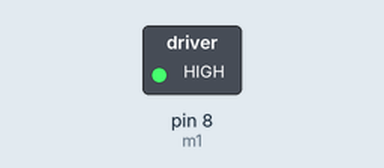
The sketch below on a simulated Arduino Uno, built with avr-gcc and run on an emulated ATmega328P. On the bench: switched loads named in the sketch (green lamp = pin HIGH).

Above: at 0.1 s.
Timing chart, 0 to 1.6 s (numbered marks = the images above):
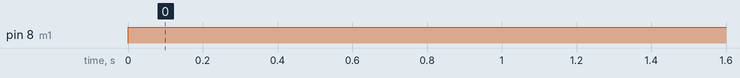

Measured:
- by itself, pin 8 (m1): LOW → HIGH at 0.00 s

The sketch:

drum_testNewDrum.ino
```cpp
const int m1 = 8; //motor pin

void setup() {
  // put your setup code here, to run once:
  pinMode(m1, OUTPUT);
}

void loop() {
  // put your main code here, to run repeatedly:
  digitalWrite(m1, HIGH);
}
```
